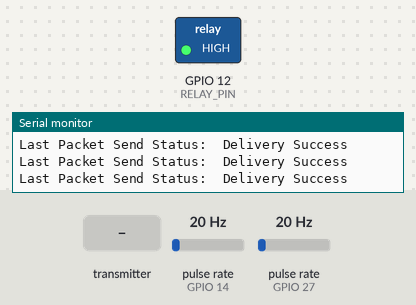
A sketch run on a simulated ESP32. Shown: switched loads named in the sketch (green lamp = pin HIGH), the last lines printed to the serial monitor. Wiring (inferred from the names in the program): 2 × pulse sensor: data GPIO 14 / data GPIO 27. The test bench sets the inputs (shaded band); at power-on: pulse rate (sensors on GPIO 14, GPIO 27) 20 Hz.

Above: at 1.2 s.
1.3 s: the transmitter starts sending tramlineActive = 1
At 2.3 s:
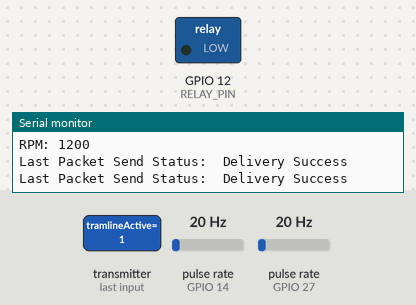
2.8 s: the transmitter starts sending tramlineActive = 0
At 3.5 s:
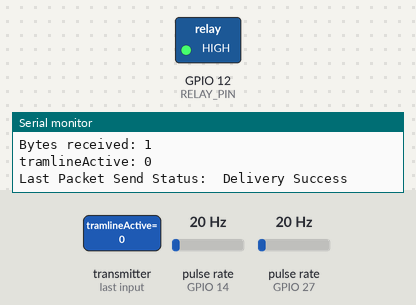
Timing chart, 0 to 5.8 s (numbered marks = the images above; inputs shaded):
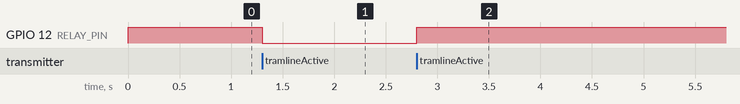

The sketch:

seeder_client.ino
```cpp
#include <esp_now.h>
#include <WiFi.h>

// Relay control pin
#define RELAY_PIN 12
#define TURBINE_INDUCTIVE_SENSOR_PIN 14
#define MECHANISM_HALL_SENSOR_PIN 27

// REPLACE WITH THE MAC Address of your tractor esp32 module (mac bialego kabla)
uint8_t broadcastAddressTractor[] = {0x80, 0x7d, 0x3a, 0xf3, 0x4a, 0xa0};

//Variables for sending data
unsigned long lastMessageSendingTime = 0;
const int sendingInterval = 200;

// Structure to send data
typedef struct struct_seeder {
    int turbineRPM;
    int WOMRPM;
    bool mechanismTurning;
    bool tramlineActive;
} struct_seeder;

// Structure to receive data
typedef struct struct_tractor {
    bool tramlineActive;
} struct_tractor;

// Create struct instances
struct_seeder seederData;
struct_tractor tractorData;

// Variable to store if sending data was successful
String success;

// Variables for turbine RPM calculation
volatile int pulseCountTurbine = 0;             // hole in metal detection
unsigned long previousMillisTurbine = 0;
const unsigned long intervalTurbine = 2000;

// Variables for turbine RPM calculation
volatile int pulseCountMechanism = 0;             // magnet detection
unsigned long previousMillisMechanism = 0;
const unsigned long intervalMechanism = 3000;

void IRAM_ATTR turbine_hole_detect() {
    pulseCountTurbine++;
}

void IRAM_ATTR mechanism_magnet_detect() {
    pulseCountMechanism++;
}


int calculateRPM(int pulses, unsigned long intervalMs) {
    return (pulses * (60000 / intervalMs));
}

bool checkIsMechanismTurning(int pulses)
{
  if(pulses>=2) return true;
  else return false;
}

// Callback when data is sent
void OnDataSent(const uint8_t *mac_addr, esp_now_send_status_t status) {
    Serial.print("\r\nLast Packet Send Status:\t");
    Serial.println(status == ESP_NOW_SEND_SUCCESS ? "Delivery Success" : "Delivery Fail");
    if (status == ESP_NOW_SEND_SUCCESS) {
        success = "Delivery Success :)";
    } else {
        success = "Delivery Fail :(";
    }
}

// Callback when data is received
void OnDataRecv(const uint8_t * mac, const uint8_t *incomingData, int len) {
    memcpy(&tractorData, incomingData, sizeof(tractorData));
    Serial.print("Bytes received: ");
    Serial.println(len);
    Serial.print("tramlineActive: ");
    Serial.println(tractorData.tramlineActive);

    if (tractorData.tramlineActive) {
      digitalWrite(RELAY_PIN, LOW);  // Turn on MOSFET
    } else {
      digitalWrite(RELAY_PIN, HIGH);   // Turn off MOSFET
    }
}

void setup() {
    // Init Serial Monitor
    Serial.begin(115200);

    // Set device as a Wi-Fi Station
    WiFi.mode(WIFI_STA);

    // Init ESP-NOW
    if (esp_now_init() != ESP_OK) {
        Serial.println("Error initializing ESP-NOW");
        return;
    }

    // Register for Send callback
    esp_now_register_send_cb(OnDataSent);

    // Register peer
    esp_now_peer_info_t peerInfo;
    memcpy(peerInfo.peer_addr, broadcastAddressTractor, 6);
    peerInfo.channel = 0;
    peerInfo.encrypt = false;

    // Add peer
    if (esp_now_add_peer(&peerInfo) != ESP_OK) {
        Serial.println("Failed to add peer");
        return;
    }

    // Register for a callback function that will be called when data is received
    esp_now_register_recv_cb(esp_now_recv_cb_t(OnDataRecv));

    // Initialize seeder data
    seederData.turbineRPM = 0;
    seederData.WOMRPM = 0;
    seederData.mechanismTurning = false;
    seederData.tramlineActive = false;

    // Set pin modes
    pinMode(RELAY_PIN, OUTPUT);
    digitalWrite(RELAY_PIN, HIGH);  // Ensure RELAY is off initially

    pinMode(TURBINE_INDUCTIVE_SENSOR_PIN, INPUT_PULLUP);
    attachInterrupt(digitalPinToInterrupt(TURBINE_INDUCTIVE_SENSOR_PIN), turbine_hole_detect, RISING);

    pinMode(MECHANISM_HALL_SENSOR_PIN, INPUT_PULLUP);
    attachInterrupt(digitalPinToInterrupt(MECHANISM_HALL_SENSOR_PIN), mechanism_magnet_detect, RISING);  // For the magnet sensor
}

void loop() {
    unsigned long currentMillis = millis();

    if (currentMillis - previousMillisTurbine >= intervalTurbine) {
        previousMillisTurbine = currentMillis;

        seederData.turbineRPM = calculateRPM(pulseCountTurbine, intervalTurbine);

        pulseCountTurbine = 0;

        Serial.print("RPM: ");
        Serial.println(seederData.turbineRPM);
    }

    if (currentMillis - previousMillisMechanism >= intervalMechanism) {
        previousMillisMechanism = currentMillis;

        seederData.mechanismTurning = checkIsMechanismTurning(pulseCountMechanism);

        pulseCountMechanism = 0;

        Serial.print("Mechanism active: ");
        Serial.println(seederData.mechanismTurning);
    }

    seederData.WOMRPM = 540; // Example value
    seederData.tramlineActive = tractorData.tramlineActive; // Reflect tractor's tramline status

    // Send message via ESP-NOW
    if (millis() - lastMessageSendingTime >= sendingInterval)
    {
      esp_err_t result = esp_now_send(broadcastAddressTractor, (uint8_t *) &seederData, sizeof(seederData));
      lastMessageSendingTime = millis();
    }

}
```

Measured:
- after the input at 1.3 s, GPIO 12 (RELAY_PIN): HIGH → LOW at once
- after the input at 2.8 s, GPIO 12 (RELAY_PIN): LOW → HIGH at once
